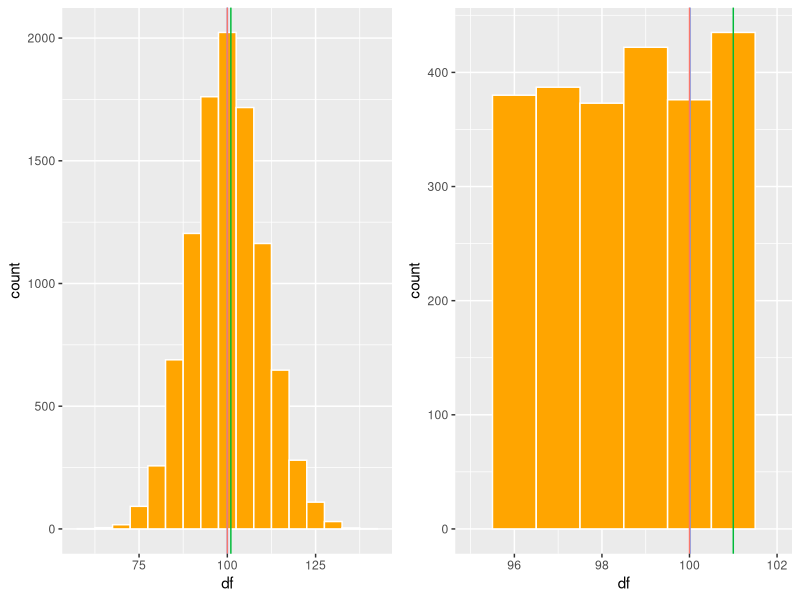

The R script that drew this image:
## ---- chunk 1
knitr::opts_chunk$set(echo = TRUE, warning=FALSE, message = FALSE)
## ---- chunk 2

Sys.Date()
## ---- chunk 3
library(ggplot2)
library(Hmisc)
library(gridExtra) # Un paquete para organizar las figuras de ggplot2
## ---- chunk 4
x=c(0,1,2,3,4,5,6,7,8,9,10)

mean(x)

## ---- chunk 5
x=c(0,1,2,3,4,5,6,7,8,9,1000)

mean(x)

## ---- chunk 6
b=c(247,0,3,43626,26,23,1,2,4,5,24,6,7)
b=sort(b)
b
median(b)
## ---- chunk 7
b=c(247,0,3,43626,26,23,1,2,4,5,24,6,7,7)
b=sort(b)
b
median(b)
## ---- chunk 8
# install.packages("devtools")
#devtools::install_github("paulponcet/modeest")
## ---- chunk 9
library(modeest)
## ---- chunk 10
mfv(b)
## ---- chunk 11
df=rpois(10000, 100)
df=data.frame(df)
## ---- chunk 12

mean(df$df)
median(df$df)
mfv(df$df)
## ---- chunk 13

mea=mean(df$df)
med=median(df$df)
mod=mfv(df$df)




a=ggplot(df, aes(df ))+
  geom_histogram(fill="orange", colour="white", binwidth = 5)+
  geom_vline(aes(xintercept = mea, colour="red"))+
  geom_vline(aes(xintercept = med, colour="black"))+
  geom_vline(aes(xintercept = mod, colour="green"))+
  theme(legend.position = "none")

b=ggplot(df, aes(df ))+
  geom_histogram(fill="orange", colour="white", binwidth = 1)+
  geom_vline(aes(xintercept = mea, colour="red"))+
  geom_vline(aes(xintercept = med, colour="black"))+
  geom_vline(aes(xintercept = mod, colour="green"))+
  xlim(95,102)+
  theme(legend.position = "none")


grid.arrange(a,b, ncol=2)
